Frame 1 (no input): blank canvas, image omitted
Frame 60 (the mouse pressed at the canvas centre just before this capture): blank canvas, image omitted
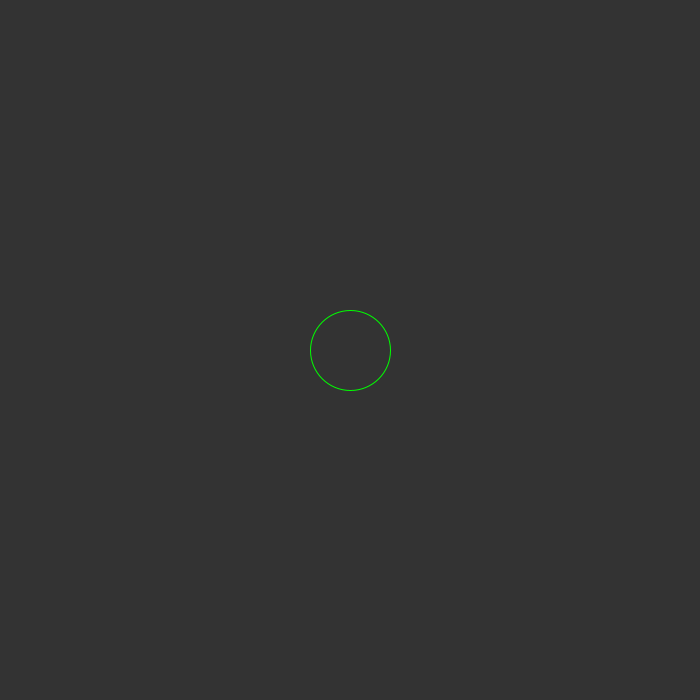
Frame 120 (the mouse held since frame 60 and released just before this capture)

The Processing sketch whose frames 1 and 60 were blank and that drew this single picture after the mouse press (run headless with seeded random() and noise(); from frame 60 on, the mouse is pressed at the canvas centre):

// Processing sketch: VoxelTerrain
// ── VoxelTerrain.pde
QuadTree tree;

void setup() {
  size(700, 700);
  //fullScreen();
  frameRate(1000);
  tree = new QuadTree(0, 0, width, height, 0);
}


void draw() {
  long start = System.nanoTime();
  background(51); 
  if (showTree)tree.show();
  stroke(0, 255, 0);
  noFill();
  ellipse(mouseX, mouseY, fillSize * 2, fillSize * 2);

  if (showRay) {
    int n = 200;
    fill(255);
    noStroke();
    //beginShape();
    for (int i = 0; i < n; i++) {
      //PVector t = rayTraversal(mouseX, mouseY, -PI + TWO_PI / n * i + 0);
      ray(mouseX, mouseY, -PI + TWO_PI / n * i + 0);
      //vertex(t.x, t.y);
    }
    //endShape();
  }

  if ((System.nanoTime() / 1000000000) % 1 == 0) {
    long end = System.nanoTime();
    println(frameRate + " fps (Frametime: " + (end - start) / 1000 + " us)");
  }
}

void mousePressed() {
  int toFill = -1;
  switch(mouseButton) {
  case LEFT:
    toFill = 1;
    break;
  case RIGHT:
    toFill = 0;
    break;
  case CENTER:
    showRay = true;
    break;
  }
  if (toFill != -1) {
    long start = System.nanoTime();
    tree.fillCircle(mouseX, mouseY, fillSize, toFill);
    long end = System.nanoTime();
    println("Time to fill: " + (end - start) / 1000 + " us");
  }
}

void mouseReleased() {
  switch(mouseButton) {
  case CENTER:
    showRay = false;
    break;
  }
}


void mouseWheel(MouseEvent event) {
  float e = event.getCount();
  fillSize += e * 5;

  fillSize = max(2, min(fillSize, 200));
}

float fillSize = 40;
void mouseDragged() {
  int toFill = 0;
  switch(mouseButton) {
  case LEFT:
    toFill = 1;
    break;
  case RIGHT:
    toFill = 0;
    break;
  }
  tree.fillCircle(mouseX, mouseY, fillSize, toFill);
}


boolean showRay = false, showTree = true;
void keyPressed() {
  switch(key) {
  case 'r':
    showRay = !showRay;
    break;
  case 't':
    showTree = !showTree;
    break;
  }
}

// ── QuadTree.pde
class QuadTree {

  public static final int MAX_DEPTH = 9;
  QuadTree branches[];

  boolean subdivided = false;
  int value, depth;
  float x, y, w, h;

  QuadTree(float x, float y, float w, float h, int depth) {
    this.x = x;
    this.y = y;
    this.w = w;
    this.h = h;
    this.depth = depth;
    branches = new QuadTree[4];
    value = 0;
  }

  boolean isInCircle(float px, float py, float radius) {
    float dx = max(abs(px - x), abs(px - x - w));
    float dy = max(abs(py - y), abs(py - y - h));
    return dx * dx + dy * dy < radius * radius;
  }

  boolean intersectsCircle(float px, float py, float radius) {
    float cx = min(max(px, x), x + w) - px;
    float cy = min(max(py, y), y + w) - py;
    return cx * cx + cy * cy < radius * radius;
  }

  boolean fillCircle(float px, float py, float radius, int value) {
    if (this.value == value)return true;
    if (isInCircle(px, py, radius)) {
      unsubdivide();
      this.value = value;
      return true;
    }

    if (intersectsCircle(px, py, radius)) {
      if (depth == MAX_DEPTH) {
        this.value = value;
        insert(px, py, value);
        return true;
      }

      if (!subdivided)subdivide();
      boolean unsub = true;
      for (QuadTree branch : branches) {
        branch.fillCircle(px, py, radius, value);
        if (branch.value != value)unsub = false;
      }
      if (unsub) {
        unsubdivide();
        this.value = value;
        return true;
      }
    }
    return false;
  }

  void insert(float px, float py, int value) {
    if (value == this.value) return; 
    if (depth < MAX_DEPTH) {
      int qN = quadrant(px, py);
      if (!subdivided) subdivide();
      branches[qN].insert(px, py, value);

      for (QuadTree branch : branches) {
        if (branch.value != value)return;
      }

      this.value = value;
      unsubdivide();
    } else {
      this.value = value;
    }
  }


  void unsubdivide() {
    branches = null;
    subdivided = false;
  }

  void subdivide() {
    float w2 = w / 2;
    float h2 = h / 2;
    branches = new QuadTree[4];
    branches[0] = new QuadTree(x, y, w2, h2, depth + 1);
    branches[1] = new QuadTree(x + w2, y, w2, h2, depth + 1);
    branches[2] = new QuadTree(x, y + h2, w2, h2, depth + 1);
    branches[3] = new QuadTree(x + w2, y + h2, w2, h2, depth + 1);
    branches[0].value = this.value;
    branches[1].value = this.value;
    branches[2].value = this.value;
    branches[3].value = this.value;
    subdivided = true;
    value = -1;
  }

  QuadTree getAt(float px, float py) {
    if (!subdivided)return this;
    int quadr = quadrant(px, py);
    if (quadr == -1)return null;
    return branches[quadr].getAt(px, py);
  }

  int quadrant(float px, float py) {
    if (px < x || px > x + w || py < y || py > y + h)return -1;
    int qN = ((px - x - w / 2 > 0) ? 1 : 0) + ((py - y - h / 2 > 0) ? 2 : 0);
    return qN;
  }

  void show() {

    if(subdivided)
    for (QuadTree branch : branches) {
      if (branch != null)branch.show();
    }
    noStroke();
    stroke(21);
    if (value == 1) {
      fill(#8A6093);
      rect(x, y, w, h);
    } else if (value == 2) {
      fill(255, 0, 0);
    } else {
      noFill();
    }
  }
}

// ── Ray.pde

void ray(float x, float y, float angle) {
  stroke(80, 255, 80);
  PVector traversed = rayTraversal(x, y, angle);
  line(x, y, traversed.x, traversed.y);
  fill(0, 255, 0);
  ellipse(traversed.x, traversed.y, 6, 6);
}

PVector rayTraversal(float x, float y, float angle) {
  QuadTree q = tree.getAt(x, y);

  if (q == null || q.value != 0) {
    return new PVector(x, y);
  }


  float disy = 9999, disx = 9999;
  if (angle <= 0) {
    disy = (q.y - y) / sin(angle);
  } else {
    disy = (q.y + q.h - y) / sin(angle);
  }

  if (angle < - PI / 2 || angle > PI / 2) {
    disx = (q.x - x) / cos(angle);
  } else {
    disx = (q.x + q.w - x) / cos(angle);
  }

  float dis;
  //if (Float.isInfinite(-disy))dis = disx;
  //else if (Float.isInfinite(-disx))dis = disy;
  //else dis = min(abs(disy), abs(disx));
  dis = min(abs(disy), abs(disx));
  dis += 0.01;
  float cx = x + cos(angle) * dis;
  // println("x: " + x + " / cx: " + cx + " / disx: " + disx + " / dis: " + dis);
  float cy = y + sin(angle) * dis;
  if (q == tree) {
    return new PVector(cx, cy);
  }

  return rayTraversal(cx, cy, angle);
}
